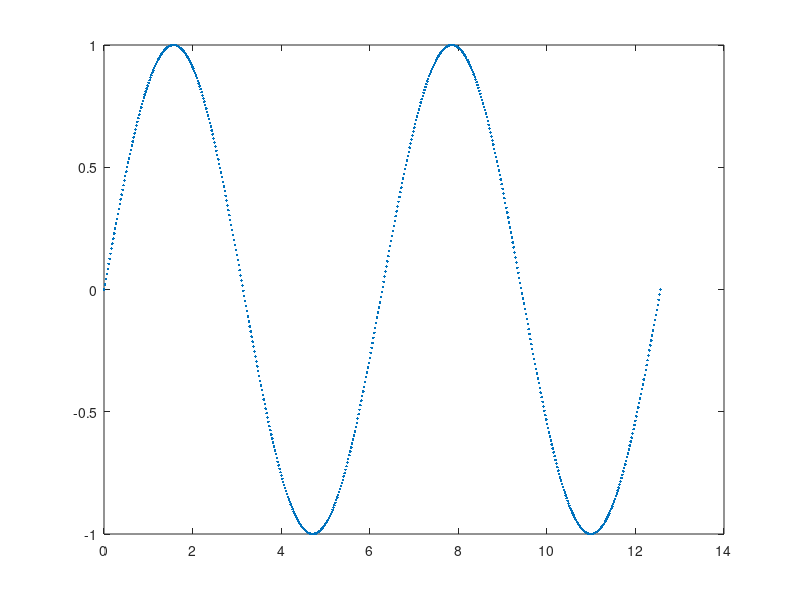

The MATLAB source for this figure: (Note: this script raises an error after producing the figure.)
function h = demo_datatip

    %// basic sample curve
    npts = 600 ;
    x = linspace(0,4*pi,npts) ;
    y = sin(x) ;

    %// plot
	
    h.fig = figure ;
    h.ax = axes;    %%subplot(2,1,1)
    h.plot = plot(x,y, '.') ;
	h.plot.Marker = 'none';
	h.plot.LineStyle = '-';
	h.plot.Tag = 'line_data';

% 	subplot(2,1,2)
% 	plot(x,y)

	% add menu to add vertical lines
	hcmenu = uicontextmenu;
	ud.hMenuHS = uimenu(hcmenu, 'Label', 'Add HS', 'Tag', 'menuAddHS', 'Callback', {@menuAddVline_Callback, h.ax});
	ud.hMenuTO = uimenu(hcmenu, 'Label', 'Add TO', 'Tag', 'menuAddTO', 'Callback', {@menuAddVline_Callback, h.ax});
	set(h.ax, 'UIContextMenu', hcmenu, 'UserData', ud);

    %// simulate some event times
    time_events = x([25 265 346]) ; %// events type 1 at index 25, 265 and 422

    %// define the target line for the new datatip
    hTarget = handle(h.plot);
	% change datatip template
	dtt = hTarget.DataTipTemplate;
	dtt.DataTipRows(1).Label = 't';

    %// Add the datatip array
    h.dtip = add_datatips( time_events , hTarget ) ;


function hdtip = add_datatips( evt_times , hTarget )
    %// retrieve the datacursor manager
    cursorMode = datacursormode(gcf);
%     set(cursorMode, 'UpdateFcn',@customDatatipFunction); %%, 'NewDataCursorOnClick',false);

    xdata = get(hTarget,'XData') ;
    ydata = get(hTarget,'YData') ;

    %// add the datatip for each event
    for idt = 1:numel(evt_times)
        hdtip(idt) = cursorMode.createDatatip(hTarget) ;
        set(hdtip(idt), 'MarkerSize',5, 'MarkerFaceColor','none', ...
                  'MarkerEdgeColor','r', 'Marker','o', 'HitTest','on');

        %// move it into the right place
        idx = find( xdata >= evt_times(idt), 1, 'first' ) ;%// find the index of the corresponding time
        pos = [xdata(idx) , ydata(idx) ,0 ];
		set(hdtip(idt), 'Position', pos)
%         updateDataCursors(cursorMode);
    end

function output_txt = customDatatipFunction(~,evt)
    pos = get(evt,'Position');
    idx = get(evt,'DataIndex');
    output_txt = { ...
        '*** !! Event !! ***' , ...
        ['at Time : '  num2str(pos(1),4)] ...
        ['Value: '   , num2str(pos(2),8)] ...
        ['Data index: ',num2str(idx)] ...
                };

function menuAddVline_Callback(hObject, ~, h_ax)
	% x position to add the event is at cursor position
	cursor_pos = get(h_ax, 'CurrentPoint');
	evt_time = cursor_pos(1);

	h_l = line([evt_time evt_time], h_ax.YLim);
	
	h_data_line = findobj(h_ax, 'Tag', 'line_data');
	dt = add_datatips(evt_time, h_data_line);

	h_l.UserData.datatip = dt;

	draggable(h_l, 'h',  @dragMotionFcn);

function dragMotionFcn(h_line)
	
	dt = h_line.UserData.datatip;
% 	disp(['vert line x = ' num2str(h_line.XData(1))])
	idx = find(dt.DataSource.XData >= h_line.XData(1), 1, 'first');
% 	disp(['setting dt.Position to ' num2str(dt.DataSource.XData(idx)) ' ' num2str(dt.DataSource.YData(idx))])
	dt.Position = [dt.DataSource.XData(idx) dt.DataSource.YData(idx) 0];
% 	disp/(dt.Position)



	